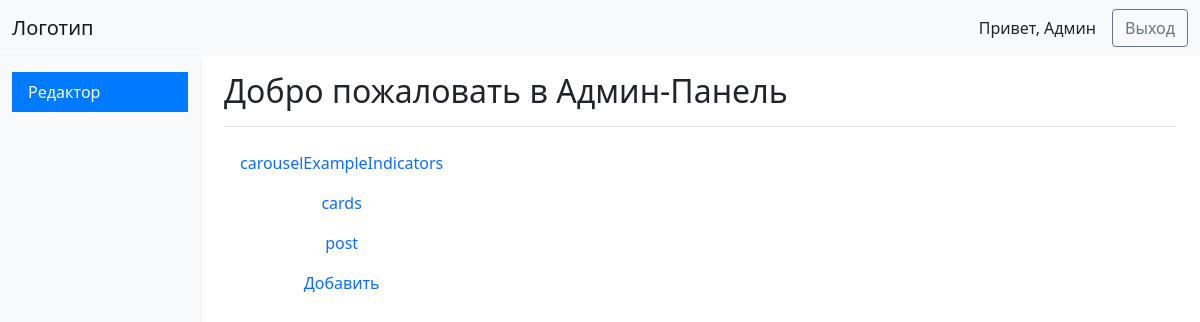
/admin_panel (signed in), run on the app's committed database.
### tables this page shows
CREATE TABLE content (
             id INTEGER PRIMARY KEY AUTOINCREMENT,
             idblock TEXT,
             short_title TEXT,
             img TEXT,
             altimg TEXT,
             title TEXT,
             contenttext TEXT,
             author TEXT,
             timestampdata DATETIME);

### app.py (the view)
@app.route('/admin_panel')
def admin_panel():
    if 'user_id' not in session:
        return redirect(url_for('admin_login'))
    conn = get_db_connection()
    blocks = conn.execute('SELECT * FROM content').fetchall()
    conn.close()
    blocks_list = [dict(ix) for ix in blocks]
    json_data = {}
    for raw in blocks_list:
        if raw['idblock'] not in json_data:
            json_data[raw['idblock']] = []
        json_data[raw['idblock']].append({
            'id': raw['id'],
            'short_title': raw['short_title'],
            'img': raw['img'],
            'altimg': raw['altimg'],
            'title': raw['title'],
            'contenttext': raw['contenttext'],
            'author': raw['author'],
            'timestampdata': raw['timestampdata']
        })
    return render_template('admin_panel.html', json_data=json_data)

### app.py (called while the page is built)
def get_db_connection():
    conn = sqlite3.connect('database.db')
    conn.row_factory = sqlite3.Row
    return conn

### templates/admin_panel.html (shortened to what this page needs)
<!DOCTYPE html>
<html lang="en">
<head>
	<link href="https://cdn.jsdelivr.net/npm/bootstrap@5.1.3/dist/css/bootstrap.min.css" rel="stylesheet">
</head>
<body>
<nav class="navbar navbar-expand-lg navbar-light bg-light">
	<div class="container-fluid">
		<a class="navbar-brand" href="#">Логотип</a>
		<div class="d-flex align-items-center">
			<span class="me-3">Привет, Админ</span>
			<a href="{{ url_for('logout') }}" class="btn btn-outline-secondary">Выход</a>
		</div>
	</div>
</nav>
<div class="container-fluid">
	<div class="row">
		<nav id="sidebarMenu" class="col-md-3 col-lg-2 d-md-block bg-light sidebar collapse">
			<div class="position-sticky pt-3">
				<ul class="nav flex-column">
					<li class="nav-item">
						<a class="nav-link active" aria-current="page" href="#">
							Редактор
						</a>
					</li>
				</ul>
			</div>
		</nav>
		{% if json_data %}
			{% include 'editland.html' %}
		{% endif %}
	</div>
</div>
</body>
</html>

### templates/editland.html (shortened to what this page needs)
<main class="col-md-9 ms-sm-auto col-lg-10 px-md-4">
	<div class="d-flex justify-content-between flex-wrap flex-md-nowrap align-items-center pt-3 pb-2 mb-3 border-bottom">
		<h1 class="h2">Добро пожаловать в Админ-Панель</h1>
	</div>
	<div class="d-flex align-items-start">
		<div class="nav flex-column nav-pills me-3" id="v-pills-tab" role="tablist" aria-orientation="vertical">
			{% for j_key, j_value in json_data.items() %}
				<button class="nav-link" id="v-pills-{{ j_key }}-tab" data-bs-toggle="pill"
				        data-bs-target="#v-pills-{{ j_key }}" type="button" role="tab"
				        aria-controls="v-pills-{{ j_key }}" aria-selected="false">
					    {{ j_key }}
				</button>
			{% endfor %}
			<button class="nav-link" id="v-pills-add-tab" data-bs-toggle="pill"
				data-bs-target="#v-pills-add" type="button" role="tab"
				aria-controls="v-pills-add" aria-selected="false">
				Добавить
			</button>
		</div>
	</div>
</main>

### templates/admin_panel.html (style rules this page uses)
#sidebarMenu { min-height: 100vh; box-shadow: 0 2px 5px rgba(0, 0, 0, 0.1); z-index: 1000; }
.sidebar .nav-link { border-radius: 0; color: #333; }
.sidebar .nav-link.active { background-color: #007bff; color: white; }

### data on the page
content: idblock "carouselExampleIndicators"
content: idblock "cards"
content: idblock "post"
